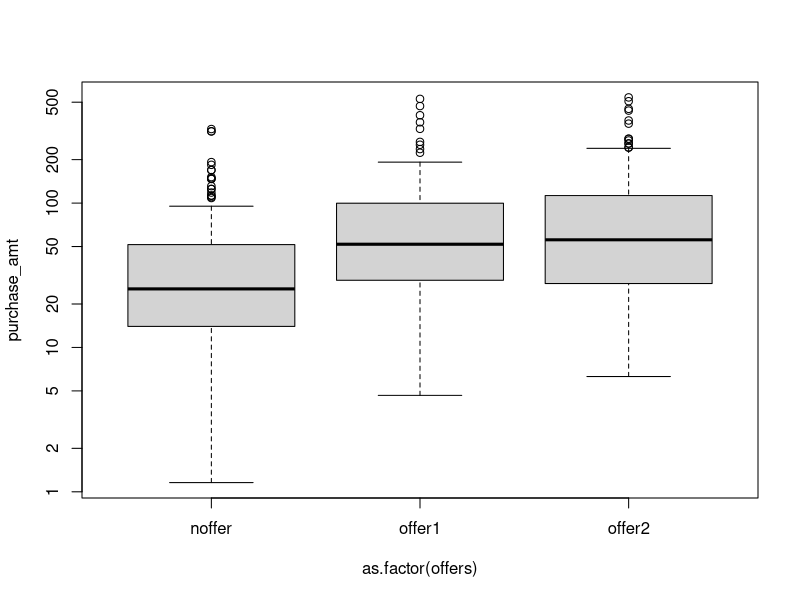
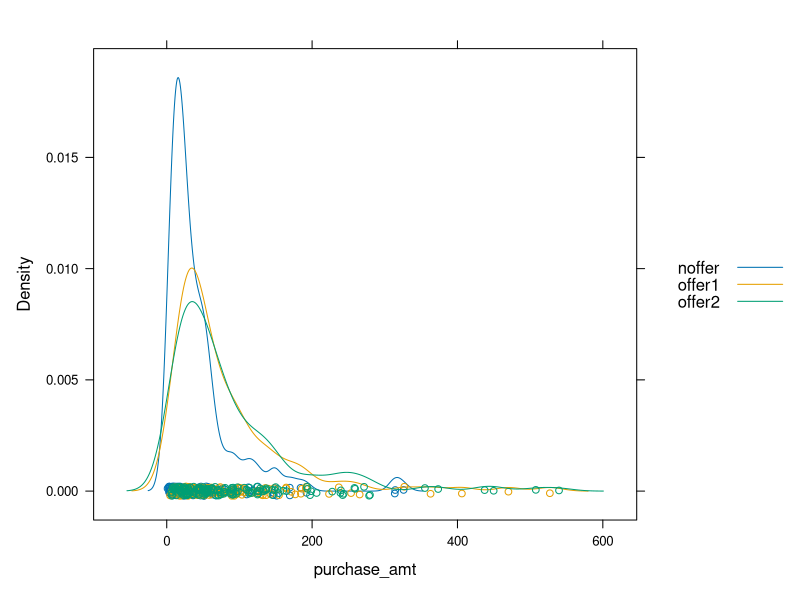
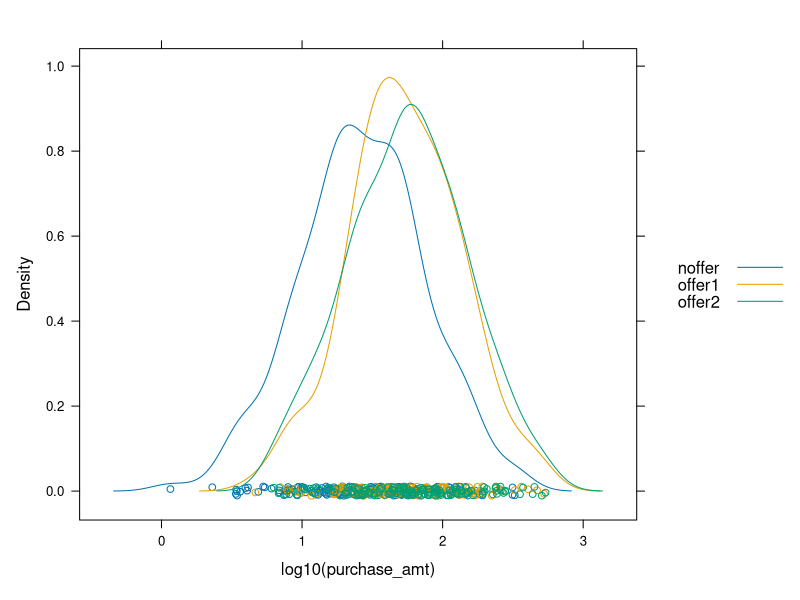
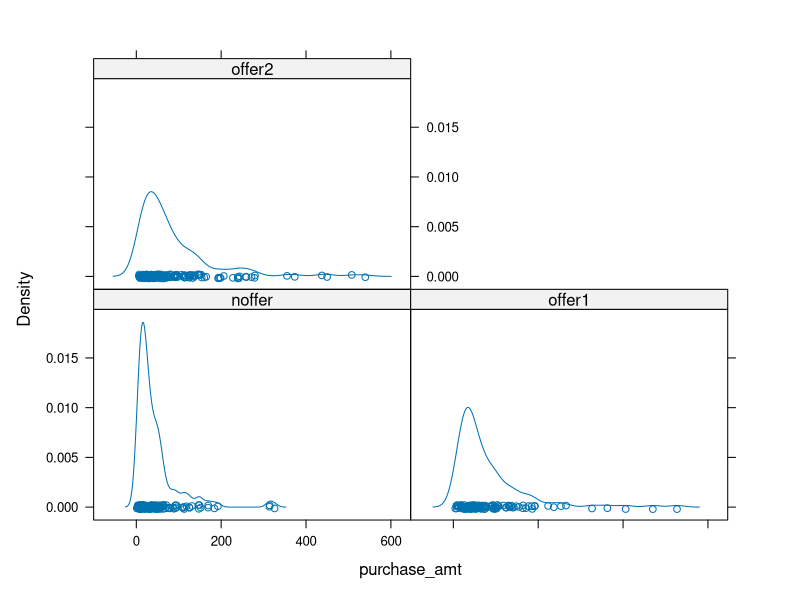
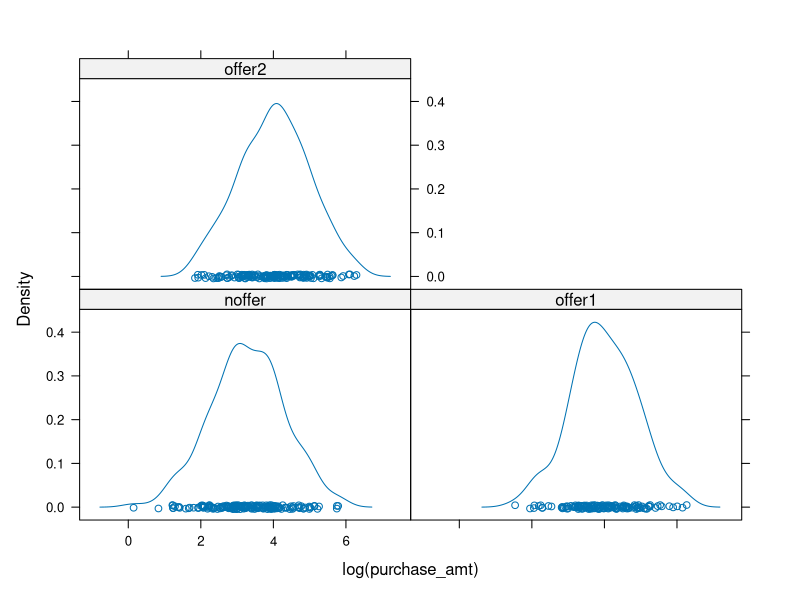

Generate these figures, in order, with R: (Note: this script raises an error after producing the figures.)
setwd("C:/Users/pt2/Documents/Personal/R prcatice/module3")

# ANova
offers=sample(c("noffer","offer1","offer2"),size=500,replace=T)
head(offers)
purchasesize=ifelse (offers=="noffer",rlnorm(500,meanlog=log(25)),
                     ifelse (offers=="offer1",rlnorm(500,meanlog=log(50)),
                             rlnorm(500,meanlog = log(55))))
head(purchasesize)
offertest=data.frame(offer=offers,purchase_amt=purchasesize)
head(offertest)
summary(offertest)

aggregate(x=offertest$purchase_amt,by=list(offertest$offer),FUN="mean")
# plot how purchase size is differs with 3 groups
boxplot(purchase_amt~as.factor(offers),data=offertest,log="y")

#use lm() to do the anova
model=lm(log10(purchase_amt)~as.factor(offers),data=offertest)
summary(model)

# use Tukeys's test to check all the differnece of means
TukeyHSD(aov(model))

# conclusions from above anova is use offers to increase the sales
# But thier is no diffrence in sales which we are going to get in diferent offers
#(offer1 and offer2)


#--------------------------------------------------------------------
#--------------------------------------------------------------------
#ploting with ggplot() and lattice()

#Lattice()
library(lattice)
densityplot(~purchase_amt,group=offers,data=offertest, auto.key=T)#left skewed
densityplot(~log10(purchase_amt),group=offers,data=offertest, auto.key=T)#plot comming middle

densityplot(~purchase_amt|offers,data=offertest)
densityplot(~log(purchase_amt)|offers,data=offertest)
barplot(~log(purcahse_amt)|offers,data=offertest)

#ggplot grammer of grafix
library(ggplot2)
ggplot(data=offertest,aes(x=as.factor(offers),y=purchase_amt))+
  geom_point(position = "jitter",alpha=0.2)+
  geom_boxplot(alpha=0.1,outlier.size=0)+
  scale_y_log10()

#--------------------------------------------------------------------------------------------
#doing a hypothesis 
#step1 generate the example data
x=rnorm(10)#distributions centered at 0
y=rnorm(2,10)#distributions centered at 2

#step2 create a function to caliculate the pooled variance
pooled.var=function(x,y){
  nx=length(x)
  ny=length(y)
  stdx=sd(x)
  stdy=sd(y)
  num=(nx-1)*stdx^2+(ny-1)*stdy^2
  denom=nx+ny-2 #degrees of freedom
  (num/denom)*(1/nx+1/ny)
}


#step3 examine the data
mx=mean(x)
my=mean(y)
mx-my
pooled.var(x,y)

#step4 caliculate the t statistic for student's t-test
tstat=(mean(x)-mean(y))/sqrt(pooled.var(x,y))
tstat

#step5 Calculate the degrees of feedom for out problem
dof=length(x)+length(y)-2
dof

#step6 the function pt(x,dof) gives the area under the curve

tailarea=pt(tstat,dof)

pvalue=2*tailarea

#step7 do students t-test directly ,and compare the results
t.test(x,y,var.equal=T)














